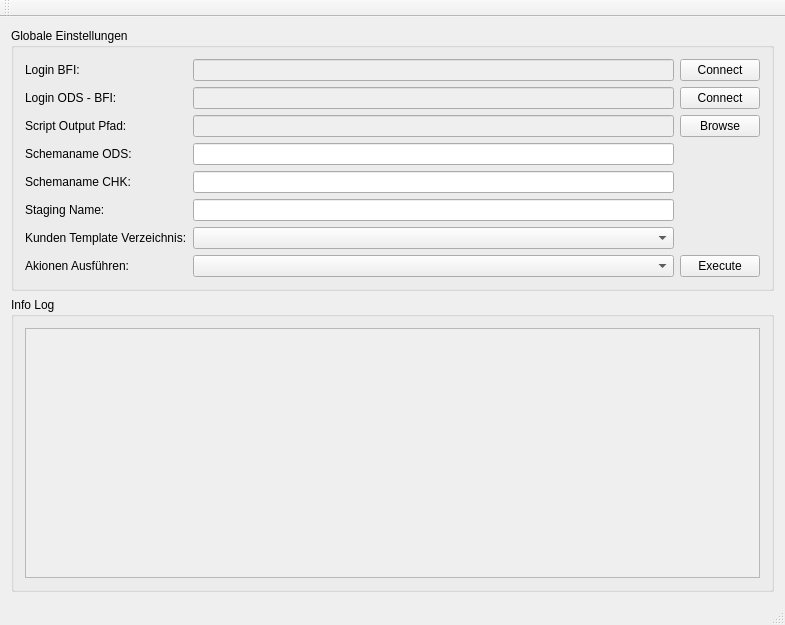
<?xml version="1.0" encoding="UTF-8"?>
<ui version="4.0">
 <class>MainWindow</class>
 <widget class="QMainWindow" name="MainWindow">
  <property name="geometry">
   <rect>
    <x>0</x>
    <y>0</y>
    <width>785</width>
    <height>625</height>
   </rect>
  </property>
  <property name="windowTitle">
   <string>ODS BFI Staging Builder</string>
  </property>
  <property name="windowIcon">
   <iconset>
    <normaloff>database-refresh.ico</normaloff>database-refresh.ico</iconset>
  </property>
  <widget class="QWidget" name="centralWidget">
   <layout class="QVBoxLayout" name="verticalLayout_4">
    <item>
     <widget class="QGroupBox" name="groupBox">
      <property name="sizePolicy">
       <sizepolicy hsizetype="Preferred" vsizetype="Fixed">
        <horstretch>0</horstretch>
        <verstretch>0</verstretch>
       </sizepolicy>
      </property>
      <property name="title">
       <string>Globale Einstellungen</string>
      </property>
      <layout class="QHBoxLayout" name="horizontalLayout">
       <item>
        <layout class="QVBoxLayout" name="verticalLayout_2">
         <item>
          <widget class="QLabel" name="label_2">
           <property name="text">
            <string>Login BFI:</string>
           </property>
          </widget>
         </item>
         <item>
          <widget class="QLabel" name="label_3">
           <property name="text">
            <string>Login ODS - BFI:</string>
           </property>
          </widget>
         </item>
         <item>
          <widget class="QLabel" name="label_4">
           <property name="text">
            <string>Script Output Pfad:</string>
           </property>
          </widget>
         </item>
         <item>
          <widget class="QLabel" name="label_5">
           <property name="text">
            <string>Schemaname ODS:</string>
           </property>
          </widget>
         </item>
         <item>
          <widget class="QLabel" name="label_6">
           <property name="text">
            <string>Schemaname CHK:</string>
           </property>
          </widget>
         </item>
         <item>
          <widget class="QLabel" name="label_7">
           <property name="text">
            <string>Staging Name:</string>
           </property>
          </widget>
         </item>
         <item>
          <widget class="QLabel" name="label_8">
           <property name="text">
            <string>Kunden Template Verzeichnis:</string>
           </property>
          </widget>
         </item>
         <item>
          <widget class="QLabel" name="label">
           <property name="text">
            <string>Akionen Ausführen:</string>
           </property>
          </widget>
         </item>
        </layout>
       </item>
       <item>
        <layout class="QVBoxLayout" name="verticalLayout_3">
         <item>
          <widget class="QLineEdit" name="lineEdit_LoginBfi">
           <property name="enabled">
            <bool>false</bool>
           </property>
          </widget>
         </item>
         <item>
          <widget class="QLineEdit" name="lineEdit_LoginOdsBfi">
           <property name="enabled">
            <bool>false</bool>
           </property>
          </widget>
         </item>
         <item>
          <widget class="QLineEdit" name="lineEdit_OutputPath">
           <property name="enabled">
            <bool>false</bool>
           </property>
          </widget>
         </item>
         <item>
          <widget class="QLineEdit" name="lineEdit_SchemaOds"/>
         </item>
         <item>
          <widget class="QLineEdit" name="lineEdit_SchemaChk"/>
         </item>
         <item>
          <widget class="QLineEdit" name="lineEdit_Staging"/>
         </item>
         <item>
          <widget class="QComboBox" name="comboBox_Template"/>
         </item>
         <item>
          <widget class="QComboBox" name="comboBox_Execute"/>
         </item>
        </layout>
       </item>
       <item>
        <layout class="QVBoxLayout" name="verticalLayout">
         <item>
          <widget class="QPushButton" name="pushButton_ConnectBfi">
           <property name="text">
            <string>Connect</string>
           </property>
          </widget>
         </item>
         <item>
          <widget class="QPushButton" name="pushButton_ConnectOdsBfi">
           <property name="text">
            <string>Connect</string>
           </property>
          </widget>
         </item>
         <item>
          <widget class="QPushButton" name="pushButton_Browse">
           <property name="text">
            <string>Browse</string>
           </property>
          </widget>
         </item>
         <item>
          <spacer name="verticalSpacer">
           <property name="orientation">
            <enum>Qt::Vertical</enum>
           </property>
           <property name="sizeHint" stdset="0">
            <size>
             <width>20</width>
             <height>40</height>
            </size>
           </property>
          </spacer>
         </item>
         <item>
          <widget class="QPushButton" name="pushButton_Execute">
           <property name="text">
            <string>Execute</string>
           </property>
          </widget>
         </item>
        </layout>
       </item>
      </layout>
     </widget>
    </item>
    <item>
     <widget class="QGroupBox" name="groupBox_3">
      <property name="title">
       <string>Info Log</string>
      </property>
      <layout class="QHBoxLayout" name="horizontalLayout_6">
       <item>
        <widget class="QTextEdit" name="textEdit_Info">
         <property name="enabled">
          <bool>false</bool>
         </property>
        </widget>
       </item>
      </layout>
     </widget>
    </item>
   </layout>
  </widget>
  <widget class="QMenuBar" name="menuBar">
   <property name="geometry">
    <rect>
     <x>0</x>
     <y>0</y>
     <width>785</width>
     <height>21</height>
    </rect>
   </property>
  </widget>
  <widget class="QToolBar" name="mainToolBar">
   <attribute name="toolBarArea">
    <enum>TopToolBarArea</enum>
   </attribute>
   <attribute name="toolBarBreak">
    <bool>false</bool>
   </attribute>
  </widget>
  <widget class="QStatusBar" name="statusBar"/>
 </widget>
 <layoutdefault spacing="6" margin="11"/>
 <resources/>
 <connections/>
</ui>
